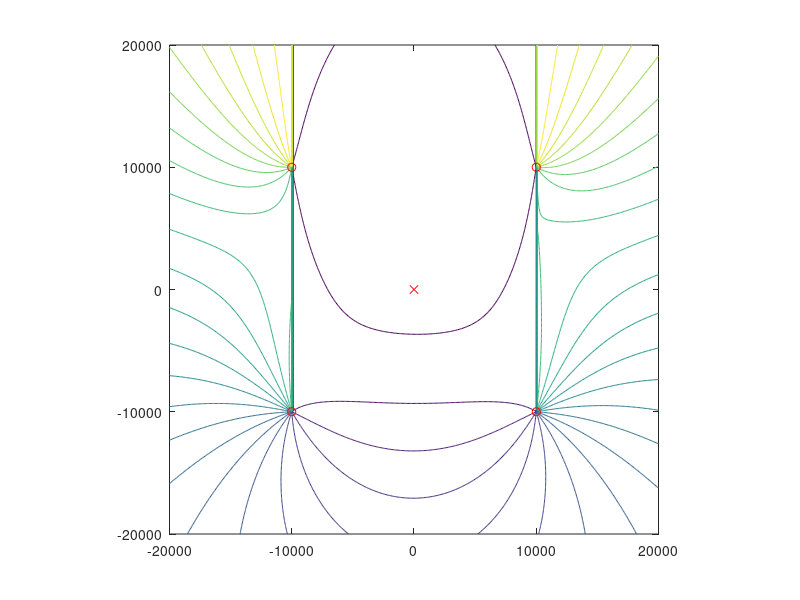

Reproduce this figure in MATLAB. (Note: this script raises an error after producing the figure.)
function HW3()
  controls = transpose([10000 10000; -10000 -10000; 10000 -10000; -10000 10000]);
  target = azimuth_model(controls, transpose([9500 500]));
  x = -20000:100:20000;
  y = -20000:100:20000;
  phi_grid = zeros(401, 401);
  for i = 1:401
    for j = 1:401
      phi_grid(i, j) = norm(azimuth_residual(controls, target , transpose([x(i) y(j)])))^2;
    end
  end
  
  figure
  contour(x, y, phi_grid, 25);
  daspect([1 1 1]);
  hold on;
  plot(controls(1, : ), controls(2, :), 'ro ');
  plot(target(1, :), target(2, :), 'rx ');
  hold off;
  options = optimoptions('lsqnonlin', 'SpecifyObjectiveGradient', false, 'Algorithm', 'levenberg-marquardt', 'OutputFcn', @callback);
  [x, resNorm, residual, exitflag, output] = lsqnonlin(@(ell) azimuth_residual(controls, target, transpose([ell(1) ell(2)])), transpose([1000 1000]), [], [], options)
%   %{options = optimset('OutputFcn', @callback);
%   %[ell_hat fval exitflag output] = fminsearch(@(ell)trilateration_objective(controls, target, transpose([ell(1)  ell(2)])), transpose([-12000 -12000]), options)
%   
%   
end
% 
% 
function stop = callback(current_ell, optimValues, state)
  stop = false;
  hold on;
  persistent prev;
  if strcmp(state, 'init')
    prev = current_ell;
  end
  line(prev, current_ell);
  prev = current_ell;
  drawnow;
end
 
function ret = azimuth_model(control_points, location)
x = size(control_points);
ret = zeros(x(2), 1);
for i = 1 : x(2)
    ret(i) = atan2(control_points(2, i) - location(2), control_points(1, i) - location(1));
end
end
 
function ret = azimuth_model2(control_points, location)
x = size(control_points);
ret = zeros(2*x(2), 1);
for i = 1 : x(2)
    ret(i) = (control_points(1, i) - location(1)) / norm(control_points(:, i) - location);
    ret(i + x(2)) = (control_points(2, i) - location(2)) / norm(control_points(:, i) - location);

end
end
 
function [r, jacobian_ret] = azimuth_residual(controls,target_observations,location)
  if nargout > 1
    syms controls location target_observations
    jacobian_ret =  jacobian(trilateration_model(controls , location) - target_observations);
  end
  r = azimuth_model(controls , location) - target_observations;
 
end
